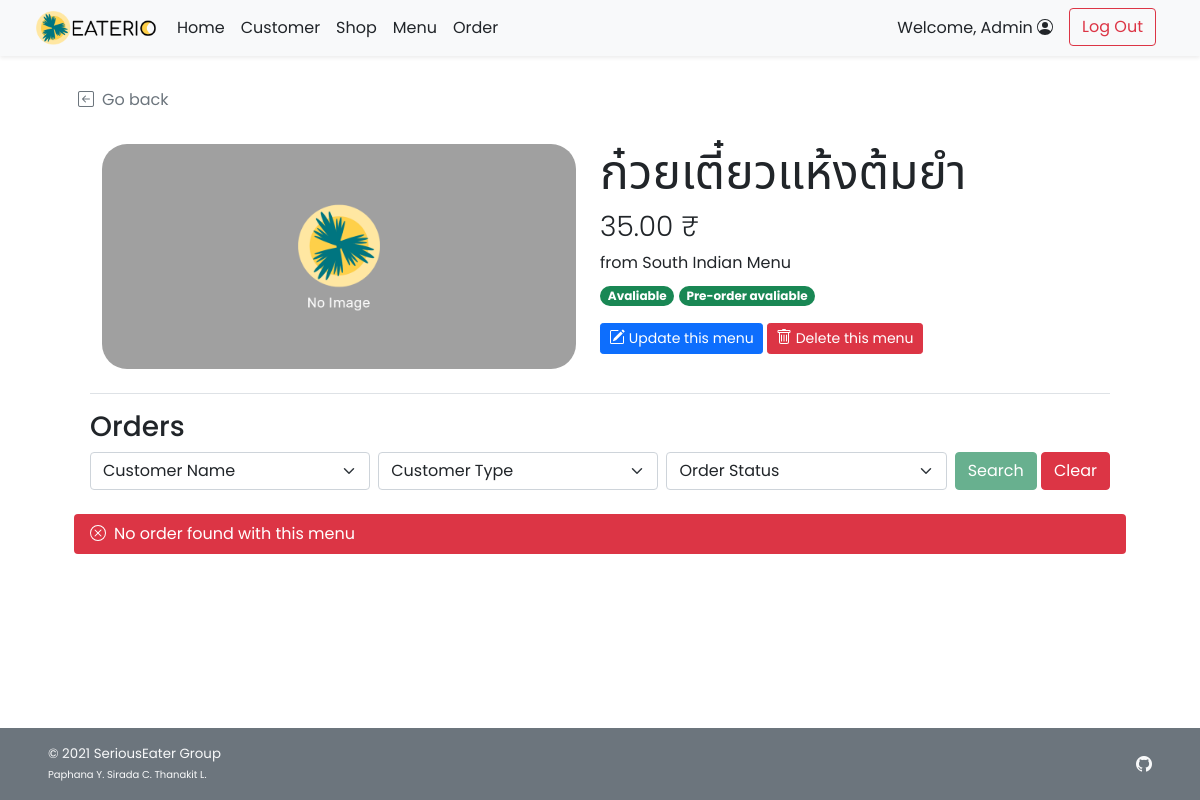
Page /admin/admin_food_detail.php?f_id=25 (signed in) on the committed database.
### tables this page shows
CREATE TABLE `food` (
  `f_id` int(11) NOT NULL,
  `s_id` int(11) NOT NULL,
  `f_name` varchar(100) NOT NULL,
  `f_price` decimal(6,2) NOT NULL,
  `f_todayavail` tinyint(4) NOT NULL DEFAULT 1 COMMENT 'Food is available to order or not',
  `f_preorderavail` tinyint(4) NOT NULL DEFAULT 1,
  `f_pic` text DEFAULT NULL
);

CREATE TABLE `shop` (
  `s_id` int(11) NOT NULL,
  `s_username` varchar(45) NOT NULL,
  `s_pwd` varchar(45) NOT NULL,
  `s_name` varchar(100) NOT NULL,
  `s_location` varchar(100) NOT NULL,
  `s_openhour` time NOT NULL,
  `s_closehour` time NOT NULL,
  `s_status` tinyint(4) NOT NULL DEFAULT 1 COMMENT 'Shop ready for taking an order or not (True for open, False for close)',
  `s_preorderStatus` tinyint(4) NOT NULL DEFAULT 1 COMMENT 'Shop is ready for tomorrow pre-order or not',
  `s_email` varchar(100) NOT NULL,
  `s_phoneno` varchar(45) NOT NULL,
  `s_pic` text DEFAULT NULL
);

### admin/admin_food_detail.php (the view, shortened to what this page needs)
<!DOCTYPE html>
<html lang="en">
<head>
    <?php
        include("../conn_db.php");
        include('../head.php');
    ?>
    <link href="../css/main.css" rel="stylesheet">
    <link href="../css/menu.css" rel="stylesheet">
</head>
<body class="d-flex flex-column h-100">
    <?php include('nav_header_admin.php')?>
    <?php
        $f_id = $_GET["f_id"];
        $query = "SELECT s.s_id,s.s_name,f.f_name,f.f_price,f.f_todayavail,f.f_preorderavail,f.f_pic
        FROM food f INNER JOIN shop s ON f.s_id = s.s_id WHERE f.f_id = $f_id LIMIT 0,1;";
        $result = $mysqli -> query($query);
        $food_row = $result -> fetch_array();
    ?>
    <div class="container px-5 py-4" id="shop-body">
        <a class="nav nav-item text-decoration-none text-muted mb-2" href="#" onclick="history.back();">
            <i class="bi bi-arrow-left-square me-2"></i>Go back
        </a>
        <div class="container row row-cols-6 row-cols-md-12 g-5 pt-4 mb-4" id="shop-header">
            <div class="rounded-25 col-6" id="shop-img" style="
                    background: url(
                        <?php
                            if(is_null($food_row["f_pic"])){echo "'../img/default.png'";}
                            else{echo "'../img/{$food_row['f_pic']}'";}
                        ?>
                    ) center; height: 225px;
                    background-size: cover; background-repeat: no-repeat;
                    background-position: center;">
            </div>
            <div class="col-6">
                <h1 class="display-5 strong"><?php echo $food_row["f_name"];?></h1>
                <h3 class="fw-light"><?php echo $food_row["f_price"]?> ₹</h3>
                <ul class="list-unstyled">
                    <li class=""><?php echo "from ".$food_row["s_name"];?></li>
                    <li class="my-2">
                        <?php
                            if($food_row["f_todayavail"]==1){
                        ?>
                        <span class="badge rounded-pill bg-success">Avaliable</span>
                        <?php }else{ ?>
                        <span class="badge rounded-pill bg-danger">Unavaliable</span>
                        <?php }
                            if($food_row["f_preorderavail"]==1){
                        ?>
                        <span class="badge rounded-pill bg-success">Pre-order avaliable</span>
                        <?php }else{ ?>
                        <span class="badge rounded-pill bg-danger">Pre-order Unavaliable</span>
                        <?php } ?>
                    </li>
                </ul>
        <a class="btn btn-sm btn-primary mt-2 mt-md-0" href="admin_food_edit.php?s_id=<?php echo $food_row["s_id"]?>&f_id=<?php echo $f_id?>">
            Update this menu
        </a>
        <a class="btn btn-sm btn-danger mt-2 mt-md-0" href="admin_food_delete.php?f_id=<?php echo $f_id?>">
            Delete this menu
        </a>
            </div>
        </div>
        <div class="container">
        <h3 class="border-top pt-3 mt-2">Orders</h3>
            <form class="form-floating mb-3" method="GET" action="admin_food_detail.php">
                <div class="row g-2">
                    <div class="col">
                        <select class="form-select" id="c_id" name="c_id">
                            <option selected value="">Customer Name</option>
                            <?php
                                $option_query = "SELECT DISTINCT c.c_id, c.c_firstname,c.c_lastname
                                FROM order_header orh INNER JOIN order_detail ord ON orh.orh_id = ord.orh_id
                                INNER JOIN customer c ON orh.c_id = c.c_id WHERE ord.f_id = {$f_id};";
                                $option_result = $mysqli -> query($option_query);
                                $opt_row = $option_result -> num_rows;
                            ?>
                        </select>
                    </div>
                    <div class="col">
                        <select class="form-select" id="utype" name="ut">
                            <?php if(isset($_GET["search"])){?>
                            <option selected value="">Customer Type</option>
                            <option value="STD" <?php if($_GET["ut"]=="STD"){ echo "selected";}?>>Student</option>
                            <option value="INS" <?php if($_GET["ut"]=="INS"){ echo "selected";}?>>Professor</option>
                            <option value="TAS" <?php if($_GET["ut"]=="TAS"){ echo "selected";}?>>Teaching Assistant</option>
                            <option value="STF" <?php if($_GET["ut"]=="STF"){ echo "selected";}?>>Faculty Staff</option>
                            <option value="GUE" <?php if($_GET["ut"]=="GUE"){ echo "selected";}?>>Visitor</option>
                            <option value="ADM" <?php if($_GET["ut"]=="ADM"){ echo "selected";}?>>Admin</option>
                            <option value="OTH" <?php if($_GET["ut"]=="OTH"){ echo "selected";}?>>Other</option>
                            <?php }else{ ?>
                            <option selected value="">Customer Type</option>
                            <?php } ?>
                        </select>
                    </div>
                    <div class="col">
                        <select class="form-select" id="orderstatus" name="os">
                            <?php if(isset($_GET["search"])){?>
                            <option selected value="">Order Status</option>
                            <option value="ACPT" <?php if($_GET["os"]=="ACPT"){ echo "selected";}?>>Order Accepted</option>
                            <option value="PREP" <?php if($_GET["os"]=="PREP"){ echo "selected";}?>>Order Preparing</option>
                            <option value="RDPK" <?php if($_GET["os"]=="RDPK"){ echo "selected";}?>>Ready for Pick-Up</option>
                            <option value="FNSH" <?php if($_GET["os"]=="FNSH"){ echo "selected";}?>>Order Finished</option>
                            <?php }else{ ?>
                            <option selected value="">Order Status</option>
                            <?php } ?>
                        </select>
                    </div>
                    <div class="col-auto">
                        <button type="submit" name="search" value="1" class="btn btn-success"
                        <?php if($opt_row==0){echo "disabled";} ?>>Search</button>
                        <button type="reset" class="btn btn-danger"
                            onclick="javascript: window.location='admin_food_detail.php?f_id=<?php echo $f_id?>'">Clear</button>
                    </div>
                </div>
            </form>
        </div>
        <?php
            if(isset($_GET["search"])){
                if($_GET["c_id"]!=''){ $cid_clause = " AND orh.c_id = '{$_GET['c_id']}';"; }else{ $cid_clause = ";";}
                $query = "SELECT orh.orh_id,orh.orh_refcode,orh.orh_ordertime,c.c_firstname,c.c_lastname,orh.orh_orderstatus,ord.ord_amount
                FROM order_header orh INNER JOIN order_detail ord ON orh.orh_id = ord.orh_id INNER JOIN customer c ON orh.c_id = c.c_id
                WHERE ord.f_id = {$f_id} AND c.c_type LIKE '%{$_GET['ut']}%' AND orh.orh_orderstatus LIKE '%{$_GET['os']}%'".$cid_clause;
            }else{
                $query = "SELECT orh.orh_id,orh.orh_refcode,orh.orh_ordertime,c.c_firstname,c.c_lastname,orh.orh_orderstatus,ord.ord_amount
                FROM order_header orh INNER JOIN order_detail ord ON orh.orh_id = ord.orh_id
                INNER JOIN customer c ON orh.c_id = c.c_id WHERE ord.f_id = {$f_id};";
            }
            $result = $mysqli -> query($query);
            $numrow = $result -> num_rows;
            if($numrow > 0){
        ?>
        <div class="container align-items-stretch">
            <div class="table-responsive">
            <table class="table rounded-5 table-light table-striped table-hover align-middle caption-top mb-3">
                <caption><?php echo $numrow;?> order(s) <?php if(isset($_GET["search"])){?><br /><a
                        href="admin_food_detail.php?f_id=<?php echo $f_id?>" class="text-decoration-none text-danger">Clear Search
                        Result</a><?php } ?></caption>
                <thead class="bg-light">
                    <tr>
                        <th scope="col">#</th>
                        <th scope="col">Order Ref. Code</th>
                        <th scope="col">Order Status</th>
                        <th scope="col">Order Date</th>
                        <th scope="col">Customer Name</th>
                        <th scope="col">Amount</th>
                        <th scope="col">Action</th>
                    </tr>
                </thead>
                <tbody>
                    <?php $i=1; while($row = $result -> fetch_array()){ ?>
                    <tr>
                        <th><?php echo $i++;?></th>
                        <td><?php echo $row["orh_refcode"];?></td>
                        <td>
                            <?php if($row["orh_orderstatus"]=="ACPT"){ ?>
                                <h5><span class="fw-bold badge bg-info text-dark">Accepted</span></h5>
                            <?php }else if($row["orh_orderstatus"]=="PREP"){ ?>
                                <h5><span class="fw-bold badge bg-warning text-dark">Preparing</span></h5>
                            <?php }else if($row["orh_orderstatus"]=="RDPK"){ ?>
                                <h5><span class="fw-bold badge bg-primary text-white">Ready to pick up</span></h5>
                            <?php }else if($row["orh_orderstatus"]=="FNSH"){?>
                                <h5><span class="fw-bold badge bg-success text-white">Completed</span></h5>
                            <?php } ?>
                        </td>
                        <td><?php
                        $order_time = (new Datetime($row["orh_ordertime"])) -> format("F j, Y H:i");
                        echo $order_time;
                        ?></td>
                        <td><?php echo $row["c_firstname"]." ".$row["c_lastname"];?></td>
                        <td><?php echo $row["ord_amount"];?></td>
                        <td><a href="admin_order_detail.php?orh_id=<?php echo $row["orh_id"]?>" class="btn btn-sm btn-primary">View</a></td>
                    </tr>
                    <?php } ?>
                </tbody>
            </table>
        </div>
        </div>
        <?php }else{ ?>
        <div class="row">
            <div class="col m-2 p-2 bg-danger text-white rounded text-start">
                <span class="ms-2 mt-2">No order found with this menu</span>
            </div>
        </div>
        <?php } ?>
    </div>
    <footer
        class="footer d-flex flex-wrap justify-content-between align-items-center px-5 py-3 mt-auto bg-secondary text-light">
        <span class="smaller-font">&copy; 2021 SeriousEater Group<br /><span class="xsmall-font">Paphana Y. Sirada C.
                Thanakit L.</span></span>
        <ul class="nav justify-content-end list-unstyled d-flex">
            <li class="ms-3"><a class="text-light" target="_blank" href="https://github.com/waterthatfrozen/EATERIO"><i
                        class="bi bi-github"></i></a></li>
        </ul>
    </footer>
</body>
</html>

### css/main.css (style rules this page uses)
html { height: 100%; }
body { height: 100%; padding-top: 4rem; margin-bottom: -50px; font-family: 'Poppins', 'Noto Sans Thai', sans-serif; }
a { cursor: pointer; }
.bi { vertical-align: -.125em; fill: currentColor; }
.text-white { color: white; }
.smaller-font { font-size: smaller; }
.xsmall-font { font-size: x-small; }
.rounded-25 { border-radius: 25px; }

### css/menu.css (style rules this page uses)
html, body { height: 100%; }

### rows in the picture
food: f_name "ก๋วยเตี๋ยวแห้งต้มยำ", f_price "35.00", s.s_name "South Indian Menu"

### other values in the picture
$_SESSION['firstname'] "Admin"
